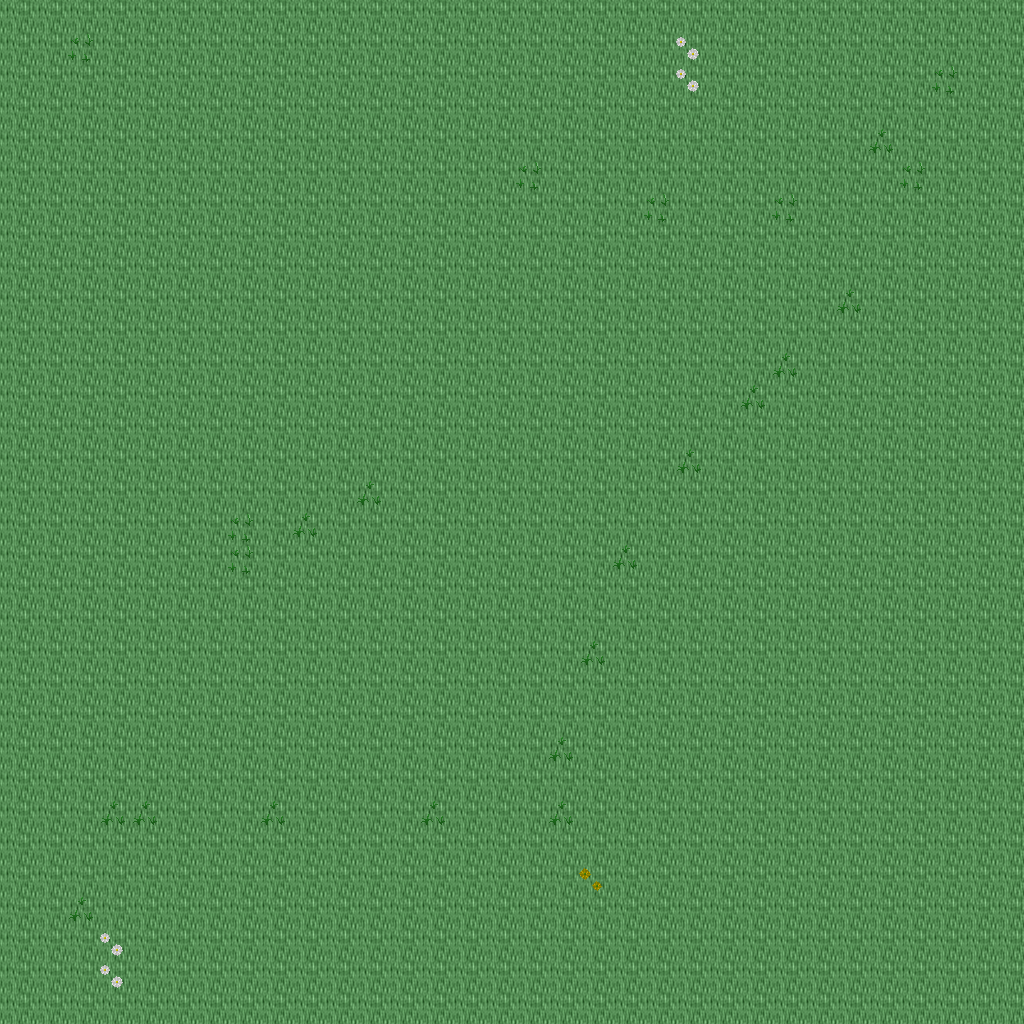

The image is a tile-based game level rendered from a .tmx file. Its description and source (layers, tilesets, objects; grid data summarised) follow:
An orthogonal 32x32 tile map with 32x32 px tiles, 5 tile layers (Ground, Objects, Objects2, Above, ...), 1 hidden layer not drawn, 18 tilesets.

<map version="1.10" tiledversion="1.11.0" orientation="orthogonal" renderorder="right-down" width="32" height="32" tilewidth="32" tileheight="32" infinite="0" nextlayerid="11" nextobjectid="1">
 <tileset firstgid="1" name="ground_ground" tilewidth="32" tileheight="32" tilecount="33" columns="3">
  <image source="../drawable/ground_ground.png" width="96" height="352" />
 </tileset>
 <tileset firstgid="34" name="plant_flower_daisy_white" tilewidth="32" tileheight="32" tilecount="8" columns="2">
  <image source="../drawable/plant_flower_daisy_white.png" width="64" height="128" />
 </tileset>
 <tileset firstgid="42" name="plant_grasses" tilewidth="32" tileheight="32" tilecount="6" columns="3">
  <image source="../drawable/plant_grasses.png" width="96" height="64" />
 </tileset>
 <tileset firstgid="48" name="plant_flower_daisy_yellow" tilewidth="32" tileheight="32" tilecount="8" columns="2">
  <image source="../drawable/plant_flower_daisy_yellow.png" width="64" height="128" />
 </tileset>
 <tileset firstgid="56" name="plant_flower_daisy_blue" tilewidth="32" tileheight="32" tilecount="8" columns="2">
  <image source="../drawable/plant_flower_daisy_blue.png" width="64" height="128" />
 </tileset>
 <tileset firstgid="64" name="plant_flower_daisy_red" tilewidth="32" tileheight="32" tilecount="8" columns="2">
  <image source="../drawable/plant_flower_daisy_red.png" width="64" height="128" />
 </tileset>
 <tileset firstgid="72" name="plant_tree_tree_darkgreen" tilewidth="32" tileheight="32" tilecount="88" columns="8">
  <image source="../drawable/plant_tree_tree_darkgreen.png" width="256" height="352" />
 </tileset>
 <tileset firstgid="160" name="logic_creature_animal" tilewidth="32" tileheight="32" tilecount="32" columns="8">
  <image source="../drawable/logic_creature_animal.png" width="256" height="128" />
 </tileset>
 <tileset firstgid="192" name="logic_creature_elf" tilewidth="32" tileheight="32" tilecount="16" columns="8">
  <image source="../drawable/logic_creature_elf.png" width="256" height="64" />
 </tileset>
 <tileset firstgid="208" name="logic_collision" tilewidth="32" tileheight="32" tilecount="1" columns="1">
  <image source="../drawable/logic_collision.png" width="32" height="32" />
 </tileset>
 <tileset firstgid="209" name="logic_creature_human_evil" tilewidth="32" tileheight="32" tilecount="16" columns="8">
  <image source="../drawable/logic_creature_human_evil.png" width="256" height="64" />
 </tileset>
 <tileset firstgid="225" name="logic_portal" tilewidth="32" tileheight="32" tilecount="24" columns="8">
  <image source="../drawable/logic_portal.png" width="256" height="96" />
 </tileset>
 <tileset firstgid="249" name="ground_green_paving" tilewidth="32" tileheight="32" tilecount="18" columns="3">
  <image source="../drawable/ground_green_paving.png" width="96" height="192" />
 </tileset>
 <tileset firstgid="267" name="ground_water_swamp_water" tilewidth="32" tileheight="32" tilecount="33" columns="3">
  <image source="../drawable/ground_water_swamp_water.png" width="96" height="352" />
 </tileset>
 <tileset firstgid="300" name="plant_grasses_swamp" tilewidth="32" tileheight="32" tilecount="42" columns="6">
  <image source="../drawable/plant_grasses_swamp.png" width="192" height="224" />
 </tileset>
 <tileset firstgid="342" name="logic_protection" tilewidth="32" tileheight="32" tilecount="2" columns="2">
  <image source="../drawable/logic_protection.png" width="64" height="32" />
 </tileset>
 <tileset firstgid="344" name="logic_creature_ogre" tilewidth="32" tileheight="32" tilecount="4" columns="4">
  <image source="../drawable/logic_creature_ogre.png" width="128" height="32" />
 </tileset>
 <tileset firstgid="348" name="logic_creature_undead_skeleton" tilewidth="32" tileheight="32" tilecount="6" columns="6">
  <image source="../drawable/logic_creature_undead_skeleton.png" width="192" height="32" />
 </tileset>
 <layer id="1" name="Ground" width="32" height="32">
  <data>[1024 cells, 1024 non-empty, 1 distinct tile ids]</data>
 </layer>
 <layer id="2" name="Objects" width="32" height="32">
  <data>[1024 cells, 29 non-empty, 4 distinct tile ids]</data>
 </layer>
 <layer id="3" name="Objects2" width="32" height="32">
  <data>[1024 cells, 0 non-empty, 0 distinct tile ids]</data>
 </layer>
 <layer id="4" name="Above" width="32" height="32">
  <data>[1024 cells, 0 non-empty, 0 distinct tile ids]</data>
 </layer>
 <layer id="5" name="Above2" width="32" height="32">
  <data>[1024 cells, 0 non-empty, 0 distinct tile ids]</data>
 </layer>
 <layer id="6" name="Walkable" width="32" height="32" visible="0">
  <data>[1024 cells, 0 non-empty, 0 distinct tile ids]</data>
 </layer>
 <objectgroup id="7" name="Mapevents" />
 <objectgroup id="8" name="Spawn" />
 <objectgroup id="9" name="Keys" />
 <objectgroup id="10" name="Replace" />
</map>
